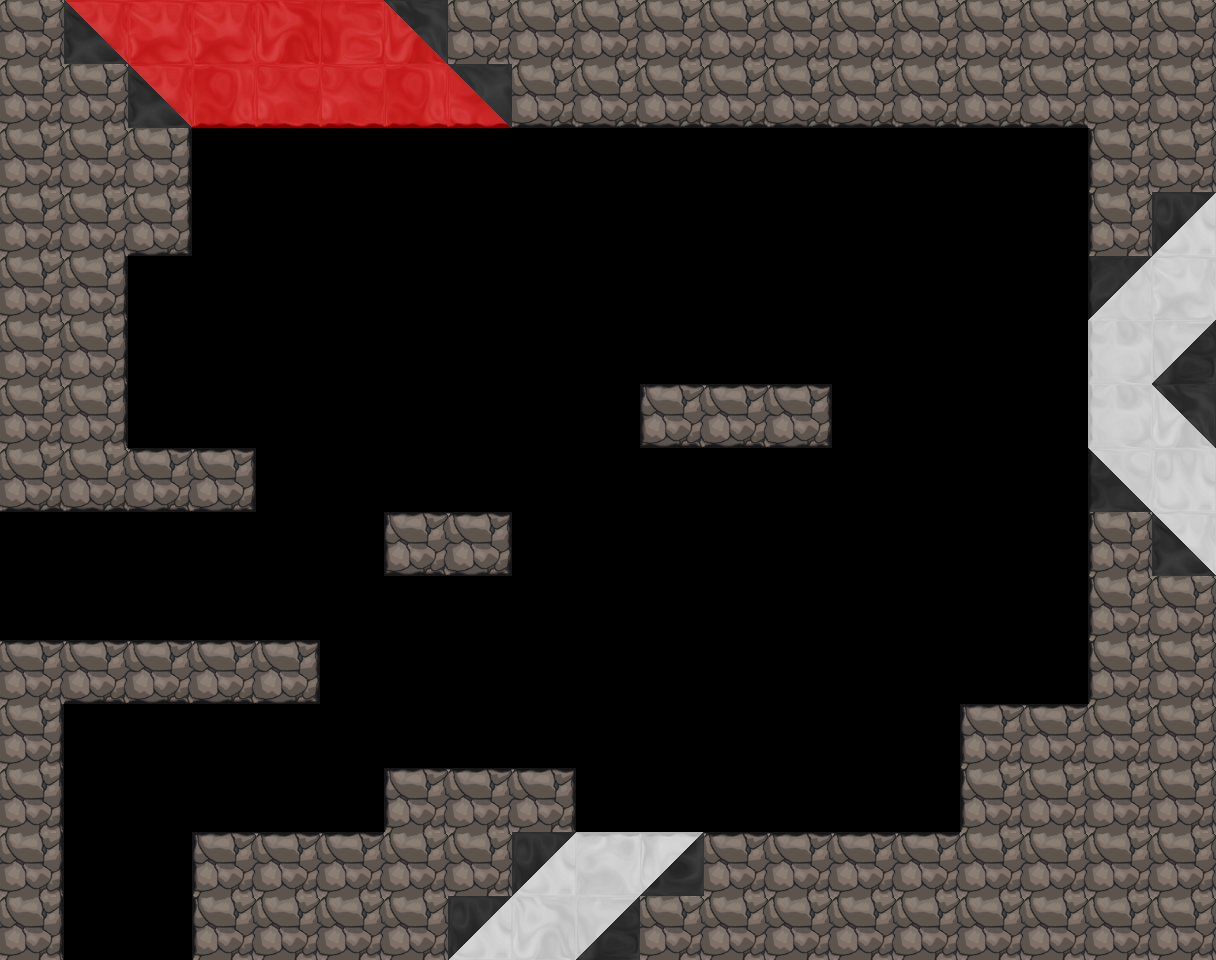

A 2D game scene composited from a Tiled map and its tileset images. What follows is a short description and the map's XML, with every tile layer's data as written:
An orthogonal 19x15 tile map with 64x64 px tiles, 1 tile layer (tile), 1 hidden layer not drawn, 8 tilesets and 8 objects (2x OrbBlue, 2x RoplateBlue, 2x Exit, DoorBlue, ShooterBlue).

<map version="1.0" orientation="orthogonal" width="19" height="15" tilewidth="64" tileheight="64">
 <properties>
  <property name="bg" value="bg2" />
  <property name="bgParallaxX" value=".6" />
  <property name="bgParallaxY" value=".6" />
  <property name="music" value="level_blue" />
 </properties>
 <tileset firstgid="1" source="tiles/black_tiles.tsx" />
 <tileset firstgid="50" source="tiles/white_tiles.tsx" />
 <tileset firstgid="99" source="tiles/mixed_tiles.tsx" />
 <tileset firstgid="211" source="tiles/glass_tiles.tsx" />
 <tileset firstgid="260" source="tiles/black_indestructable.tsx" />
 <tileset firstgid="310" source="tiles/sand_tiles.tsx" />
 <tileset firstgid="318" source="tiles/red_black_tiles.tsx" />
 <tileset firstgid="430" source="tiles/red_tiles.tsx" />
 <layer name="backTile" width="19" height="15" visible="0">
  <data encoding="csv">
0,0,0,0,0,0,0,0,0,0,0,0,0,0,0,0,0,0,0,
0,0,0,0,0,0,0,0,0,0,0,0,0,0,0,0,0,0,0,
0,0,0,0,0,0,0,0,0,0,0,0,0,0,0,0,0,0,0,
0,0,0,0,0,0,0,0,0,0,0,0,0,0,0,0,0,0,0,
0,0,0,0,0,0,0,0,0,0,0,0,0,0,0,0,0,0,0,
0,0,0,0,0,0,0,0,0,0,0,0,0,0,0,0,0,0,0,
0,0,0,0,0,0,0,0,0,0,0,0,0,0,0,0,0,0,0,
0,0,0,0,0,0,0,0,0,0,0,0,0,0,0,0,0,0,0,
0,0,0,0,0,0,0,0,0,0,0,0,0,0,0,0,0,0,0,
0,0,0,0,0,0,0,0,0,0,0,0,0,0,0,0,0,0,0,
0,0,0,0,0,0,0,0,0,0,0,0,0,0,0,0,0,0,0,
0,0,0,0,0,0,0,0,0,0,0,0,0,0,0,0,0,0,0,
0,0,0,0,0,0,0,0,0,0,0,0,0,0,0,0,0,0,0,
0,0,0,0,0,0,0,0,0,0,0,0,0,0,0,0,0,0,0,
0,0,0,0,0,0,0,0,0,0,0,0,0,0,0,0,0,0,0
</data>
 </layer>
 <objectgroup name="obj" width="19" height="15">
  <object type="OrbBlue" x="704" y="256" width="64" height="64" />
  <object type="DoorBlue" x="128" y="512" width="64" height="128" />
  <object type="OrbBlue" x="928" y="384" width="64" height="64" />
  <object type="ShooterBlue" x="768" y="448">
   <polyline points="0,0 0,128" />
  </object>
  <object type="RoplateBlue" x="696" y="630">
   <polygon points="0,0 158,32 70,50" />
  </object>
  <object type="RoplateBlue" x="338" y="240">
   <polygon points="0,0 70,-70 18,-44" />
  </object>
 </objectgroup>
 <layer name="tile" width="19" height="15">
  <data encoding="csv">
2,320,432,432,430,431,318,28,28,4,2,2,42,4,35,49,49,5,3,
6,4,320,467,460,460,467,339,31,31,38,38,38,38,38,31,38,21,2,
6,42,25,0,0,0,0,0,0,0,0,0,0,0,0,0,0,23,4,
2,14,39,0,0,0,0,0,0,0,0,0,0,0,0,0,0,23,102,
3,26,0,0,0,0,0,0,0,0,0,0,0,0,0,0,0,130,52,
3,26,0,0,0,0,0,0,0,0,0,0,0,0,0,0,0,72,100,
2,26,0,0,0,0,0,0,0,0,46,45,40,0,0,0,0,72,99,
38,38,45,40,0,0,0,0,0,0,0,0,0,0,0,0,0,129,53,
0,0,0,0,0,0,46,40,0,0,0,0,0,0,0,0,0,22,101,
0,0,0,0,0,0,0,0,0,0,0,0,0,0,0,0,0,22,2,
10,45,45,45,40,0,0,0,0,0,0,0,0,0,0,0,0,22,4,
25,0,0,0,0,0,0,0,0,0,0,0,0,0,0,16,17,3,21,
26,0,0,0,0,0,16,17,11,0,0,0,0,0,0,22,14,6,21,
26,0,0,16,10,10,7,7,102,66,107,10,10,10,17,1,3,35,42,
26,0,0,22,2,2,3,102,50,100,5,21,28,1,21,4,4,6,28
</data>
 </layer>
 <objectgroup name="front" width="19" height="15">
  <object type="Exit" x="0" y="512" width="64" height="128">
   <properties>
    <property name="mapTo" value="useEyebot" />
   </properties>
  </object>
  <object type="Exit" x="64" y="896" width="128" height="64">
   <properties>
    <property name="mapTo" value="firstRoplate" />
    <property name="right" value="true" />
    <property name="springJump" value="true" />
   </properties>
  </object>
 </objectgroup>
</map>
